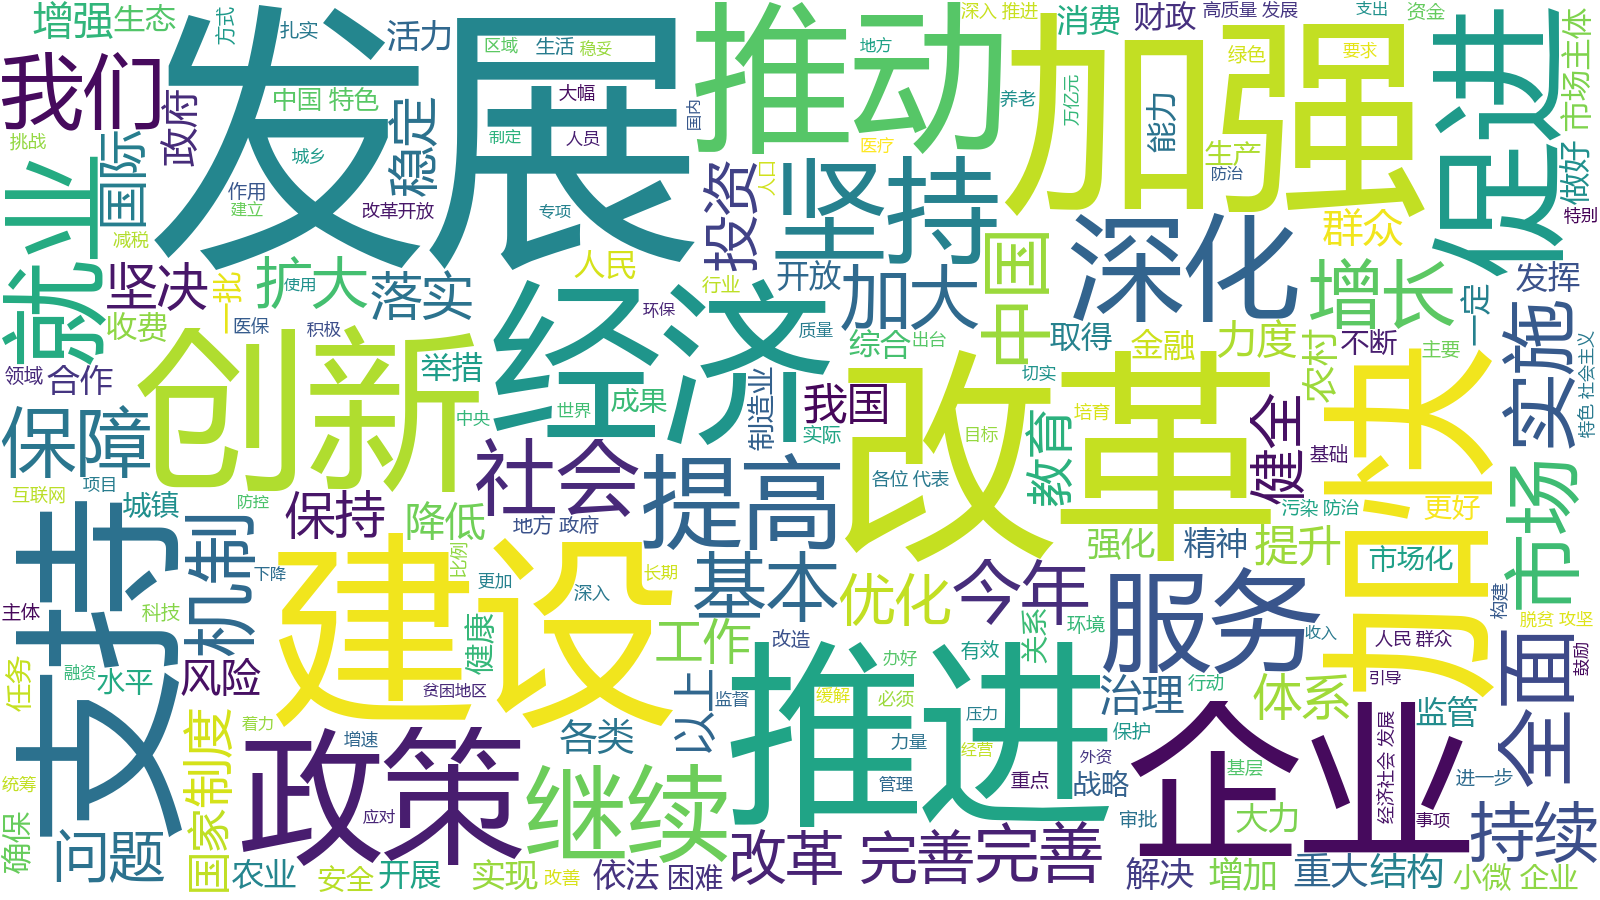

Recreate this plot in Python.
import jieba
from wordcloud import WordCloud

txt='''
各位代表：
现在，我代表国务院，向大会报告政府工作，请予审议，并请全国政协委员提出意见。
一、2018年工作回顾
过去一年是全面贯彻党的十九大精神开局之年，是本届政府依法履职第一年。我国发展面临多年少有的国内外复杂严峻形势，经济出现新的下行压力。在以习近平同志为核心的党中央坚强领导下，全国各族人民以习近平新时代中国特色社会主义思想为指导，砥砺奋进，攻坚克难，完成全年经济社会发展主要目标任务，决胜全面建成小康社会又取得新的重大进展。
——经济运行保持在合理区间。国内生产总值增长6.6%，总量突破90万亿元。经济增速与用电、货运等实物量指标相匹配。居民消费价格上涨2.1%。国际收支基本平衡。城镇新增就业1361万人、调查失业率稳定在5%左右的较低水平。近14亿人口的发展中大国，实现了比较充分就业。
——经济结构不断优化。消费拉动经济增长作用进一步增强。服务业对经济增长贡献率接近60%，高技术产业、装备制造业增速明显快于一般工业，农业再获丰收。单位国内生产总值能耗下降3.1%。质量和效益继续提升。
——发展新动能快速成长。嫦娥四号等一批重大科技创新成果相继问世。新兴产业蓬勃发展，传统产业加快转型升级。大众创业万众创新深入推进，日均新设企业超过1.8万户，市场主体总量超过1亿户。新动能正在深刻改变生产生活方式、塑造中国发展新优势。
——改革开放取得新突破。国务院及地方政府机构改革顺利实施。重点领域改革迈出新的步伐，市场准入负面清单制度全面实行，简政放权、放管结合、优化服务改革力度加大，营商环境国际排名大幅上升。对外开放全方位扩大，共建“一带一路”取得重要进展。首届中国国际进口博览会成功举办，海南自贸试验区启动建设。货物进出口总额超过30万亿元，实际使用外资1383亿美元、稳居发展中国家首位。
——三大攻坚战开局良好。防范化解重大风险，宏观杠杆率趋于稳定，金融运行总体平稳。精准脱贫有力推进，农村贫困人口减少1386万，易地扶贫搬迁280万人。污染防治得到加强，细颗粒物（PM2.5）浓度继续下降，生态文明建设成效显著。
——人民生活持续改善。居民人均可支配收入实际增长6.5%。提高个人所得税起征点，设立6项专项附加扣除。加大基本养老、基本医疗等保障力度，资助各类学校家庭困难学生近1亿人次。棚户区住房改造620多万套，农村危房改造190万户。城乡居民生活水平又有新提高。
我们隆重庆祝改革开放40周年，深刻总结改革开放的伟大成就和宝贵经验，郑重宣示在新时代将改革开放进行到底的坚定决心，激励全国各族人民接续奋斗，再创新的历史伟业。
回顾过去一年，成绩来之不易。我们面对的是深刻变化的外部环境。经济全球化遭遇波折，多边主义受到冲击，国际金融市场震荡，特别是中美经贸摩擦给一些企业生产经营、市场预期带来不利影响。我们面对的是经济转型阵痛凸显的严峻挑战。新老矛盾交织，周期性、结构性问题叠加，经济运行稳中有变、变中有忧。我们面对的是两难多难问题增多的复杂局面。实现稳增长、防风险等多重目标，完成经济社会发展等多项任务，处理好当前与长远等多种关系，政策抉择和工作推进的难度明显加大。经过全国上下共同努力，我国经济发展在高基数上总体平稳、稳中有进，社会大局保持稳定。这再次表明，在中国共产党领导下，中国人民有战胜任何艰难险阻的勇气、智慧和力量，中国的发展没有过不去的坎。
一年来，我们深入贯彻以习近平同志为核心的党中央决策部署，坚持稳中求进工作总基调，统筹稳增长、促改革、调结构、惠民生、防风险，稳妥应对中美经贸摩擦，着力稳就业、稳金融、稳外贸、稳外资、稳投资、稳预期，主要做了以下工作。
一是创新和完善宏观调控，经济保持平稳运行。面对新情况新变化，我们坚持不搞“大水漫灌”式强刺激，保持宏观政策连续性稳定性，在区间调控基础上加强定向、相机调控，主动预调、微调。坚持实施积极的财政政策，着力减税降费、补短板调结构。下调增值税税率，扩大享受税收优惠小微企业范围，出台鼓励研发创新等税收政策。全年为企业和个人减税降费约1.3万亿元。优化财政支出结构，盘活财政存量资金，重点领域支出得到保障。坚持实施稳健的货币政策，引导金融支持实体经济。针对融资难融资贵问题，先后4次降低存款准备金率，多措并举缓解民营和小微企业资金紧张状况，融资成本上升势头得到初步遏制。及时应对股市、债市异常波动，人民币汇率基本稳定，外汇储备保持在3万亿美元以上。
二是扎实打好三大攻坚战，重点任务取得积极进展。制定并有序实施三大攻坚战三年行动方案。稳步推进结构性去杠杆，稳妥处置金融领域风险，防控地方政府债务风险，改革完善房地产市场调控机制。深入推进精准脱贫，加强扶贫力量，加大资金投入，强化社会帮扶，贫困地区自我发展能力稳步提高。全面开展蓝天、碧水、净土保卫战。优化能源和运输结构。稳妥推进北方地区“煤改气”“煤改电”。全面建立河长制、湖长制。化肥农药使用量实现双下降。加强生态环保督察执法。积极应对气候变化。
三是深化供给侧结构性改革，实体经济活力不断释放。加大“破、立、降”力度。推进钢铁、煤炭行业市场化去产能。实施稳投资举措，制造业投资、民间投资增速明显回升。出台促进居民消费政策。全面推进“互联网+”，运用新技术新模式改造传统产业。深入推进简政减税减费。取消一批行政许可事项，“证照分离”改革在全国推开，企业开办时间大幅压缩，工业生产许可证种类压减三分之一以上。“双随机、一公开”监管全面实施。清理规范各类涉企收费，推动降低用能、用网和物流等成本。深化“互联网+政务服务”，各地探索推广一批有特色的改革举措，企业和群众办事便利度不断提高。
四是深入实施创新驱动发展战略，创新能力和效率进一步提升。大力优化创新生态，调动各类创新主体积极性。深化科技管理体制改革，推进关键核心技术攻关，加强重大科技基础设施、科技创新中心等建设。强化企业技术创新主体地位，将提高研发费用加计扣除比例政策扩大至所有企业。制定支持双创深入发展的政策措施。技术合同成交额增长30%以上。科技进步贡献率提高到58.5%。
五是加大改革开放力度，发展动力继续增强。深化国资国企改革，国有企业优化重组、提质增效取得新进展。针对民营企业发展遇到的困难和问题，千方百计帮助解忧纾困。推进财税体制改革，预算绩效管理改革全面启动。改革金融监管体制，完善利率、汇率市场化形成机制。农业农村、社会事业、生态环保等领域改革不断深化。推出对外开放一系列重大举措。共建“一带一路”引领效应持续释放，同沿线国家的合作机制不断健全，经贸合作和人文交流加快推进。出台稳外贸政策，货物通关时间压缩一半以上。下调部分商品进口关税，关税总水平由9.8%降至7.5%。新设一批跨境电商综合试验区。复制推广自贸试验区改革经验。大幅压缩外资准入负面清单，扩大金融、汽车等行业开放，一批重大外资项目落地，新设外资企业增长近70%。
六是统筹城乡区域发展，良性互动格局加快形成。乡村振兴战略有力实施，粮食总产量保持在1.3万亿斤以上。新型城镇化扎实推进，近1400万农业转移人口在城镇落户。推进西部开发、东北振兴、中部崛起、东部率先发展，出台一批改革创新举措。京津冀协同发展取得明显进展，长江经济带生态优先、绿色发展格局不断巩固。粤港澳大湾区规划建设迈出实质性步伐，港珠澳大桥建成通车。加大对革命老区、民族地区、边疆地区、贫困地区改革发展支持力度。新增高速铁路运营里程4100公里，新建改建高速公路6000多公里、农村公路30多万公里。城乡区域发展协调性持续增强。
七是坚持在发展中保障和改善民生，改革发展成果更多更公平惠及人民群众。针对外部环境变化给就业带来的影响，及时出台稳就业举措。大力推动义务教育教师工资待遇政策落实，加强乡村小规模学校和乡镇寄宿制学校建设，促进高等教育内涵式发展。建立企业职工基本养老保险基金中央调剂制度，提高退休人员基本养老金，城乡居民基础养老金最低标准从每月70元提高到88元。继续提高优抚、低保等标准，残疾人“两项补贴”惠及所有符合条件人员。加强退役军人服务管理工作，维护退役军人合法权益。深化医疗、医保、医药联动改革。稳步推进分级诊疗。提高居民基本医保补助标准和大病保险报销比例。加快新药审评审批改革，17种抗癌药大幅降价并纳入国家医保目录。加快推进文化惠民工程，持续加强基层公共文化服务。全民健身蓬勃开展，体育健儿在国际大赛上再创佳绩。
八是推进法治政府建设和治理创新，保持社会和谐稳定。提请全国人大常委会审议法律议案18件，制定修订行政法规37部。改革调整政府机构设置和职能配置。深入开展国务院大督查，推动改革发展政策和部署落实。发挥审计监督作用。改革完善城乡基层治理。创新信访工作方式。改革和加强应急管理，及时有效应对重大自然灾害，生产安全事故总量和重特大事故数量继续下降。加强食品药品安全监管，严厉查处长春长生公司等问题疫苗案件。健全国家安全体系。强化社会治安综合治理，开展扫黑除恶专项斗争，依法打击各类违法犯罪，平安中国建设取得新进展。
认真贯彻党中央全面从严治党战略部署，加强党风廉政建设。推进“两学一做”学习教育常态化制度化。严格落实中央八项规定及其实施细则精神，坚定不移纠正“四风”。严肃查处各类违法违规行为，惩处腐败分子，反腐败斗争取得压倒性胜利。
过去一年，中国特色大国外交取得新成就。成功举办博鳌亚洲论坛年会、上合组织青岛峰会、中非合作论坛北京峰会等重大主场外交活动。习近平主席等国家领导人出访多国，出席亚太经合组织领导人非正式会议、二十国集团领导人峰会、金砖国家领导人会晤、亚欧首脑会议、东亚合作领导人系列会议等重大活动。同主要大国关系总体稳定，同周边国家关系全面发展，同发展中国家团结合作纽带更加牢固。推动构建新型国际关系，推动构建人类命运共同体。坚定维护国家主权、安全、发展利益。经济外交、人文交流成果丰硕。中国致力于促进世界和平与发展，作出了世人共睹的重要贡献。
各位代表！
过去一年取得的成绩，是以习近平同志为核心的党中央坚强领导的结果，是习近平新时代中国特色社会主义思想科学指引的结果，是全党全军全国各族人民团结奋斗的结果。我代表国务院，向全国各族人民，向各民主党派、各人民团体和各界人士，表示诚挚感谢！向香港特别行政区同胞、澳门特别行政区同胞、台湾同胞和海外侨胞，表示诚挚感谢！向关心和支持中国现代化建设的各国政府、国际组织和各国朋友，表示诚挚感谢！
思危方能居安。在充分肯定成绩的同时，要清醒看到我国发展面临的问题和挑战。世界经济增速放缓，保护主义、单边主义加剧，国际大宗商品价格大幅波动，不稳定不确定因素明显增加，外部输入性风险上升。国内经济下行压力加大，消费增速减慢，有效投资增长乏力。实体经济困难较多，民营和小微企业融资难融资贵问题尚未有效缓解，营商环境与市场主体期待还有较大差距。自主创新能力不强，关键核心技术短板问题凸显。一些地方财政收支矛盾较大。金融等领域风险隐患依然不少。深度贫困地区脱贫攻坚困难较多。生态保护和污染防治任务仍然繁重。在教育、医疗、养老、住房、食品药品安全、收入分配等方面，群众还有不少不满意的地方。去年还发生了多起公共安全事件和重大生产安全事故，教训极其深刻。政府工作存在不足，一些改革发展举措落实不到位，形式主义、官僚主义仍然突出，督查检查考核过多过频、重留痕轻实绩，加重基层负担。少数干部懒政怠政。一些领域腐败问题仍然多发。我们一定要直面问题和挑战，勇于担当，恪尽职守，竭尽全力做好工作，决不辜负人民期待！
二、2019年经济社会发展总体要求和政策取向
今年是新中国成立70周年，是全面建成小康社会、实现第一个百年奋斗目标的关键之年。做好政府工作，要在以习近平同志为核心的党中央坚强领导下，以习近平新时代中国特色社会主义思想为指导，全面贯彻党的十九大和十九届二中、三中全会精神，统筹推进“五位一体”总体布局，协调推进“四个全面”战略布局，坚持稳中求进工作总基调，坚持新发展理念，坚持推动高质量发展，坚持以供给侧结构性改革为主线，坚持深化市场化改革、扩大高水平开放，加快建设现代化经济体系，继续打好三大攻坚战，着力激发微观主体活力，创新和完善宏观调控，统筹推进稳增长、促改革、调结构、惠民生、防风险、保稳定工作，保持经济运行在合理区间，进一步稳就业、稳金融、稳外贸、稳外资、稳投资、稳预期，提振市场信心，增强人民群众获得感、幸福感、安全感，保持经济持续健康发展和社会大局稳定，为全面建成小康社会收官打下决定性基础，以优异成绩庆祝中华人民共和国成立70周年。
综合分析国内外形势，今年我国发展面临的环境更复杂更严峻，可以预料和难以预料的风险挑战更多更大，要做好打硬仗的充分准备。困难不容低估，信心不可动摇，干劲不能松懈。我国发展仍处于重要战略机遇期，拥有足够的韧性、巨大的潜力和不断迸发的创新活力，人民群众追求美好生活的愿望十分强烈。我们有战胜各种困难挑战的坚定意志和能力，经济长期向好趋势没有也不会改变。
今年经济社会发展的主要预期目标是：国内生产总值增长6%－6.5%；城镇新增就业1100万人以上，城镇调查失业率5.5%左右，城镇登记失业率4.5%以内；居民消费价格涨幅3%左右；国际收支基本平衡，进出口稳中提质；宏观杠杆率基本稳定，金融财政风险有效防控；农村贫困人口减少1000万以上，居民收入增长与经济增长基本同步；生态环境进一步改善，单位国内生产总值能耗下降3%左右，主要污染物排放量继续下降。上述主要预期目标，体现了推动高质量发展要求，符合我国发展实际，与全面建成小康社会目标相衔接，是积极稳妥的。实现这些目标，需要付出艰苦努力。
要正确把握宏观政策取向，继续实施积极的财政政策和稳健的货币政策，实施就业优先政策，加强政策协调配合，确保经济运行在合理区间，促进经济社会持续健康发展。
积极的财政政策要加力提效。今年赤字率拟按2.8%安排，比去年预算高0.2个百分点；财政赤字2.76万亿元，其中中央财政赤字1.83万亿元，地方财政赤字9300亿元。适度提高赤字率，综合考虑了财政收支、专项债券发行等因素，也考虑为应对今后可能出现的风险留出政策空间。今年财政支出超过23万亿元，增长6.5%。中央对地方均衡性转移支付增长10.9%。改革完善县级基本财力保障机制，缓解困难地区财政运转压力，决不让基本民生保障出问题。
稳健的货币政策要松紧适度。广义货币M2和社会融资规模增速要与国内生产总值名义增速相匹配，以更好满足经济运行保持在合理区间的需要。在实际执行中，既要把好货币供给总闸门，不搞“大水漫灌”，又要灵活运用多种货币政策工具，疏通货币政策传导渠道，保持流动性合理充裕，有效缓解实体经济特别是民营和小微企业融资难融资贵问题，防范化解金融风险。深化利率市场化改革，降低实际利率水平。完善汇率形成机制，保持人民币汇率在合理均衡水平上的基本稳定。
就业优先政策要全面发力。就业是民生之本、财富之源。今年首次将就业优先政策置于宏观政策层面，旨在强化各方面重视就业、支持就业的导向。当前和今后一个时期，我国就业总量压力不减、结构性矛盾凸显，新的影响因素还在增加，必须把就业摆在更加突出位置。稳增长首要是为保就业。今年城镇新增就业要在实现预期目标的基础上，力争达到近几年的实际规模，既保障城镇劳动力就业，也为农业富余劳动力转移就业留出空间。只要就业稳、收入增，我们就更有底气。
要继续坚持以供给侧结构性改革为主线，在“巩固、增强、提升、畅通”八个字上下功夫。更多采取改革的办法，更多运用市场化、法治化手段，巩固“三去一降一补”成果，增强微观主体活力，提升产业链水平，畅通国民经济循环，推动经济高质量发展。
要继续打好三大攻坚战，精准发力、务求实效。防范化解重大风险要强化底线思维，坚持结构性去杠杆，防范金融市场异常波动，稳妥处理地方政府债务风险，防控输入性风险。精准脱贫要坚持现行标准，聚焦深度贫困地区和特殊贫困群体，加大攻坚力度，提高脱贫质量。污染防治要聚焦打赢蓝天保卫战等重点任务，统筹兼顾、标本兼治，使生态环境质量持续改善。
做好今年政府工作，要注重把握好以下关系。一要统筹好国内与国际的关系，凝心聚力办好自己的事。我国仍处于并将长期处于社会主义初级阶段，仍是世界最大发展中国家。发展是解决我国一切问题的基础和关键，必须牢牢扭住经济建设这个中心，毫不动摇坚持发展是硬道理、发展应该是科学发展和高质量发展的战略思想，不断解放和发展社会生产力。在国际形势复杂多变的背景下，我们要保持战略定力，按确定的目标和部署推进工作，更好利用国际国内两个市场两种资源，敢于应对挑战，善于化危为机，牢牢把握发展主动权。二要平衡好稳增长与防风险的关系，确保经济持续健康发展。长期积累的诸多风险隐患必须加以化解，但要遵循规律，讲究方式方法，按照坚定、可控、有序、适度要求，在发展中逐步化解，坚决避免发生系统性、区域性风险。在当前经济下行压力加大情况下，出台政策和工作举措要有利于稳预期、稳增长、调结构，防控风险要把握好节奏和力度，防止紧缩效应叠加放大，决不能让经济运行滑出合理区间。同时，也不能只顾眼前，采取损害长期发展的短期强刺激政策，产生新的风险隐患。三要处理好政府与市场的关系，依靠改革开放激发市场主体活力。只要市场主体有活力，就能增强内生发展动力、顶住经济下行压力。要大力推进改革开放，加快建立统一开放、竞争有序的现代市场体系，放宽市场准入，加强公正监管，打造法治化、国际化、便利化的营商环境，让各类市场主体更加活跃。从根本上说，市场活力和社会创造力源于亿万人民积极性的发挥。要坚持以人民为中心的发展思想，尽力而为、量力而行，切实保障基本民生，推动解决重点民生问题，促进社会公平正义，让人民过上好日子。中国人民勤劳智慧，具有无限的创新创造潜能，只要充分释放出来，中国的发展就一定会有更为广阔空间。
三、2019年政府工作任务
今年经济社会发展任务重、挑战多、要求高。我们要突出重点、把握关键，扎实做好各项工作。
（一）继续创新和完善宏观调控，确保经济运行在合理区间。坚持以市场化改革的思路和办法破解发展难题，发挥好宏观政策逆周期调节作用，丰富和灵活运用财政、货币、就业政策工具，增强调控前瞻性、针对性和有效性，为经济平稳运行创造条件。
实施更大规模的减税。普惠性减税与结构性减税并举，重点降低制造业和小微企业税收负担。深化增值税改革，将制造业等行业现行16%的税率降至13%，将交通运输业、建筑业等行业现行10%的税率降至9%，确保主要行业税负明显降低；保持6%一档的税率不变，但通过采取对生产、生活性服务业增加税收抵扣等配套措施，确保所有行业税负只减不增，继续向推进税率三档并两档、税制简化方向迈进。抓好年初出台的小微企业普惠性减税政策落实。这次减税，着眼“放水养鱼”、增强发展后劲并考虑财政可持续，是减轻企业负担、激发市场活力的重大举措，是完善税制、优化收入分配格局的重要改革，是宏观政策支持稳增长、保就业、调结构的重大抉择。
明显降低企业社保缴费负担。下调城镇职工基本养老保险单位缴费比例，各地可降至16%。稳定现行征缴方式，各地在征收体制改革过程中不得采取增加小微企业实际缴费负担的做法，不得自行对历史欠费进行集中清缴。继续执行阶段性降低失业和工伤保险费率政策。今年务必使企业特别是小微企业社保缴费负担有实质性下降。加快推进养老保险省级统筹改革，继续提高企业职工基本养老保险基金中央调剂比例、划转部分国有资本充实社保基金。我们既要减轻企业缴费负担，又要保障职工社保待遇不受影响、养老金合理增长并按时足额发放，使社保基金可持续、企业与职工同受益。
确保减税降费落实到位。减税降费直击当前市场主体的痛点和难点，是既公平又有效率的政策。全年减轻企业税收和社保缴费负担近2万亿元。这会给各级财政带来很大压力。为支持企业减负，各级政府要过紧日子，想方设法筹集资金。中央财政要开源节流，增加特定国有金融机构和央企上缴利润，一般性支出压减5%以上、“三公”经费再压减3%左右，长期沉淀资金一律收回。地方政府也要主动挖潜，大力优化支出结构，多渠道盘活各类资金和资产。我们要切实让市场主体特别是小微企业有明显减税降费感受，坚决兑现对企业和社会的承诺，困难再多也一定要把这件大事办成办好。
着力缓解企业融资难融资贵问题。改革完善货币信贷投放机制，适时运用存款准备金率、利率等数量和价格手段，引导金融机构扩大信贷投放、降低贷款成本，精准有效支持实体经济，不能让资金空转或脱实向虚。加大对中小银行定向降准力度，释放的资金全部用于民营和小微企业贷款。支持大型商业银行多渠道补充资本，增强信贷投放能力，鼓励增加制造业中长期贷款和信用贷款。今年国有大型商业银行小微企业贷款要增长30%以上。清理规范银行及中介服务收费。完善金融机构内部考核机制，激励加强普惠金融服务，切实使中小微企业融资紧张状况有明显改善，综合融资成本必须有明显降低。
有效发挥地方政府债券作用。今年拟安排地方政府专项债券2.15万亿元，比去年增加8000亿元，为重点项目建设提供资金支持，也为更好防范化解地方政府债务风险创造条件。合理扩大专项债券使用范围。继续发行一定数量的地方政府置换债券，减轻地方利息负担。鼓励采取市场化方式，妥善解决融资平台到期债务问题，不能搞“半拉子”工程。
多管齐下稳定和扩大就业。扎实做好高校毕业生、退役军人、农民工等重点群体就业工作，加强对城镇各类就业困难人员的就业帮扶。对招用农村贫困人口、城镇登记失业半年以上人员的各类企业，三年内给予定额税费减免。加强对灵活就业、新就业形态的支持。坚决防止和纠正就业中的性别和身份歧视。实施职业技能提升行动，从失业保险基金结余中拿出1000亿元，用于1500万人次以上的职工技能提升和转岗转业培训。健全技术工人职业发展机制和政策。加快发展现代职业教育，既有利于缓解当前就业压力，也是解决高技能人才短缺的战略之举。改革完善高职院校考试招生办法，鼓励更多应届高中毕业生和退役军人、下岗职工、农民工等报考，今年大规模扩招100万人。扩大高职院校奖助学金覆盖面、提高补助标准，加快学历证书和职业技能等级证书互通衔接。改革高职院校办学体制，加强师资队伍建设，提高办学质量。引导一批普通本科高校转为应用型大学。中央财政大幅增加对高职院校的投入，地方财政也要加强支持。设立中等职业教育国家奖学金。支持企业和社会力量兴办职业教育，加快产教融合实训基地建设。我们要以现代职业教育的大改革大发展，加快培养国家发展急需的各类技术技能人才，让更多青年凭借一技之长实现人生价值，让三百六十行人才荟萃、繁星璀璨。
（二）激发市场主体活力，着力优化营商环境。我国有上亿市场主体，而且还在不断增加。把市场主体的活跃度保持住、提上去，是促进经济平稳增长的关键所在。要深化“放管服”改革，降低制度性交易成本，下硬功夫打造好发展软环境。
以简审批优服务便利投资兴业。市场配置资源是最有效率的形式。要进一步缩减市场准入负面清单，推动“非禁即入”普遍落实。政府要坚决把不该管的事项交给市场，最大限度减少对资源的直接配置，审批事项应减尽减，确需审批的要简化流程和环节，让企业多用时间跑市场、少费功夫跑审批。今年，要对所有涉企经营许可事项实行“证照分离”改革，使企业更便捷拿到营业执照并尽快正常运营，坚决克服“准入不准营”的现象；在全国推开工程建设项目审批制度改革，使全流程审批时间大幅缩短。继续压缩专利审查和商标注册时间。推行网上审批和服务，抓紧建成全国一体化在线政务服务平台，加快实现一网通办、异地可办，使更多事项不见面办理，确需到现场办的要“一窗受理、限时办结”“最多跑一次”。持续开展“减证便民”改革行动，不能让繁琐证明来回折腾企业和群众。建立政务服务“好差评”制度，服务绩效由企业和群众来评判。政府部门做好服务是本分，服务不好是失职。
以公正监管促进公平竞争。公平竞争是市场经济的核心，公正监管是公平竞争的保障。改革完善公平竞争审查和公正监管制度，加快清理妨碍统一市场和公平竞争的各种规定和做法。政简易从。规则越简约透明，监管越有力有效。国家层面重在制定统一的监管规则和标准，地方政府要把主要力量放在公正监管上。推进“双随机、一公开”跨部门联合监管，推行信用监管和“互联网+监管”改革，优化环保、消防、税务、市场监管等执法方式，对违法者依法严惩、对守法者无事不扰。深化综合行政执法改革，清理规范行政处罚事项，坚决治理多头检查、重复检查。对监管者也要强监管、立规矩，决不允许搞选择性执法、任性执法，决不允许刁难企业和群众。依法打击制售假冒伪劣商品等违法行为，让严重违法者付出付不起的代价。完善失信联合惩戒机制，促进各类市场主体守法诚信经营。用公正监管管出公平、管出效率、管出活力。
以改革推动降低涉企收费。深化电力市场化改革，清理电价附加收费，降低制造业用电成本，一般工商业平均电价再降低10%。深化收费公路制度改革，推动降低过路过桥费用，治理对客货运车辆不合理审批和乱收费、乱罚款。两年内基本取消全国高速公路省界收费站，实现不停车快捷收费，减少拥堵、便利群众。取消或降低一批铁路、港口收费。专项治理中介服务收费。继续清理规范行政事业性收费。加快收费清单“一张网”建设，让收费公开透明，让乱收费无处藏身。
（三）坚持创新引领发展，培育壮大新动能。发挥我国人力人才资源丰富、国内市场巨大等综合优势，改革创新科技研发和产业化应用机制，大力培育专业精神，促进新旧动能接续转换。
推动传统产业改造提升。围绕推动制造业高质量发展，强化工业基础和技术创新能力，促进先进制造业和现代服务业融合发展，加快建设制造强国。打造工业互联网平台，拓展“智能+”，为制造业转型升级赋能。支持企业加快技术改造和设备更新，将固定资产加速折旧优惠政策扩大至全部制造业领域。强化质量基础支撑，推动标准与国际先进水平对接，提升产品和服务品质，让更多国内外用户选择中国制造、中国服务。
促进新兴产业加快发展。深化大数据、人工智能等研发应用，培育新一代信息技术、高端装备、生物医药、新能源汽车、新材料等新兴产业集群，壮大数字经济。坚持包容审慎监管，支持新业态新模式发展，促进平台经济、共享经济健康成长。加快在各行业各领域推进“互联网+”。持续推动网络提速降费。开展城市千兆宽带入户示范，改造提升远程教育、远程医疗网络，推动移动网络扩容升级，让用户切实感受到网速更快更稳定。今年中小企业宽带平均资费再降低15%，移动网络流量平均资费再降低20%以上，在全国实行“携号转网”，规范套餐设置，使降费实实在在、消费者明明白白。
提升科技支撑能力。加大基础研究和应用基础研究支持力度，强化原始创新，加强关键核心技术攻关。抓紧布局国家实验室，重组国家重点实验室体系。完善重大科技项目组织管理。健全以企业为主体的产学研一体化创新机制，支持企业牵头实施重大科技项目。加快建设科技创新资源开放共享平台，强化对中小企业的技术创新服务。扩大国际创新合作。全面加强知识产权保护，健全知识产权侵权惩罚性赔偿制度，促进发明创造和转化运用。科技创新本质上是人的创造性活动。要充分尊重和信任科研人员，赋予创新团队和领军人才更大的人财物支配权和技术路线决策权。进一步提高基础研究项目间接经费占比，开展项目经费使用“包干制”改革试点，不设科目比例限制，由科研团队自主决定使用。完善科技成果评价机制。要在推动科技体制改革举措落地见效上下功夫，决不能让改革政策停留在口头上、纸面上。大力简除烦苛，使科研人员潜心向学、创新突破。加强科研伦理和学风建设，惩戒学术不端，力戒浮躁之风。我国有世界上最大规模的科技人才队伍，营造良好的科研生态，就一定能够迎来各类英才竞现、创新成果泉涌的生动局面。
进一步把大众创业万众创新引向深入。鼓励更多社会主体创新创业，拓展经济社会发展空间，加强全方位服务，发挥双创示范基地带动作用。强化普惠性支持，落实好小规模纳税人增值税起征点从月销售额3万元提高到10万元等税收优惠政策。改革完善金融支持机制，设立科创板并试点注册制，鼓励发行双创金融债券，扩大知识产权质押融资，支持发展创业投资。改革完善人才培养、使用、评价机制，优化归国留学人员和外籍人才服务。把面向市场需求和弘扬人文精神结合起来，善聚善用各类人才，中国创新一定能更好发展，为人类文明进步作出应有贡献。
（四）促进形成强大国内市场，持续释放内需潜力。充分发挥消费的基础作用、投资的关键作用，稳定国内有效需求，为经济平稳运行提供有力支撑。
推动消费稳定增长。多措并举促进城乡居民增收，增强消费能力。落实好新修订的个人所得税法，使符合减税政策的约8000万纳税人应享尽享。要顺应消费需求的新变化，多渠道增加优质产品和服务供给，加快破除民间资本进入的堵点。我国60岁以上人口已达2.5亿。要大力发展养老特别是社区养老服务业，对在社区提供日间照料、康复护理、助餐助行等服务的机构给予税费减免、资金支持、水电气热价格优惠等扶持，新建居住区应配套建设社区养老服务设施，加强农村养老服务设施建设，改革完善医养结合政策，扩大长期护理保险制度试点，让老年人拥有幸福的晚年，后来人就有可期的未来。婴幼儿照护事关千家万户。要针对实施全面两孩政策后的新情况，加快发展多种形式的婴幼儿照护服务，支持社会力量兴办托育服务机构，加强儿童安全保障。促进家政服务业提质扩容。发展全域旅游，壮大旅游产业。稳定汽车消费，继续执行新能源汽车购置优惠政策，推动充电、加氢等设施建设。发展消费新业态新模式，促进线上线下消费融合发展，培育消费新增长点。健全农村流通网络，支持电商和快递发展。加强消费者权益保护，让群众放心消费、便利消费。
合理扩大有效投资。紧扣国家发展战略，加快实施一批重点项目。完成铁路投资8000亿元、公路水运投资1.8万亿元，再开工一批重大水利工程，加快川藏铁路规划建设，加大城际交通、物流、市政、灾害防治、民用和通用航空等基础设施投资力度，加强新一代信息基础设施建设。今年中央预算内投资安排5776亿元，比去年增加400亿元。创新项目融资方式，适当降低基础设施等项目资本金比例，用好开发性金融工具，吸引更多民间资本参与重点领域项目建设。落实民间投资支持政策，有序推进政府和社会资本合作。改革完善招投标制度。政府要带头讲诚信守契约，决不能“新官不理旧账”，对拖欠企业的款项年底前要清偿一半以上，决不允许增加新的拖欠。
（五）对标全面建成小康社会任务，扎实推进脱贫攻坚和乡村振兴。坚持农业农村优先发展，加强脱贫攻坚与乡村振兴统筹衔接，确保如期实现脱贫攻坚目标、农民生活达到全面小康水平。
打好精准脱贫攻坚战。重点解决实现“两不愁三保障”面临的突出问题，加大“三区三州”等深度贫困地区脱贫攻坚力度，加强基础设施建设，落实对特殊贫困人口的保障措施。脱贫致富离不开产业支撑，要大力扶持贫困地区发展特色优势产业。开展贫困地区控辍保学专项行动、明显降低辍学率，继续增加重点高校专项招收农村和贫困地区学生人数，用好教育这个阻断贫困代际传递的治本之策。基本完成“十三五”易地扶贫搬迁规划建设任务，加强后续扶持。对摘帽县和脱贫人口的扶持政策要保持一段时间，巩固脱贫成果。完善考核监督，用好中央脱贫攻坚专项巡视成果。越是到脱贫攻坚的关键阶段，越要抓实抓细各项工作，确保脱贫有实效、可持续、经得起历史检验。
抓好农业特别是粮食生产。近14亿中国人的饭碗，必须牢牢端在自己手上。要稳定粮食产量，优化品种结构。加强农田水利建设，新增高标准农田8000万亩以上。稳定生猪等畜禽生产，做好非洲猪瘟等疫病防控。加快农业科技改革创新，大力发展现代种业，加强先进实用技术推广，实施地理标志农产品保护工程，推进农业全程机械化。培育家庭农场、农民合作社等新型经营主体，加强面向小农户的社会化服务，发展多种形式规模经营。扶持主产区发展农产品精深加工。支持返乡入乡创业创新，推动一二三产业融合发展，壮大县域经济。务工收入是农民增收的大头。要根治拖欠农民工工资问题，抓紧制定专门行政法规，确保付出辛劳和汗水的农民工按时拿到应有的报酬。
扎实推进乡村建设。科学编制和实施建设规划，大力改善生产生活条件。加快实施农村饮水安全巩固提升工程，今明两年要解决好饮水困难人口的饮水安全问题，提高6000万农村人口供水保障水平。完成新一轮农村电网升级改造。新建改建农村公路20万公里。继续推进农村危房改造。因地制宜开展农村人居环境整治，推进“厕所革命”、垃圾污水治理，建设美丽乡村。
全面深化农村改革。推广农村土地征收、集体经营性建设用地入市、宅基地制度改革试点成果。深化集体产权、集体林权、国有林区林场、农垦、供销社等改革。改革完善农业支持保护体系，健全粮食价格市场化形成机制，扩大政策性农业保险改革试点，创新和加强农村金融服务。持续深化农村改革，广袤乡村必将焕发新的生机活力。
（六）促进区域协调发展，提高新型城镇化质量。围绕解决发展不平衡不充分问题，改革完善相关机制和政策，促进基本公共服务均等化，推动区域优势互补、城乡融合发展。
优化区域发展格局。制定西部开发开放新的政策措施，西部地区企业所得税优惠等政策到期后继续执行。落实和完善促进东北全面振兴、中部地区崛起、东部率先发展的改革创新举措。京津冀协同发展重在疏解北京非首都功能，高标准建设雄安新区。落实粤港澳大湾区发展规划纲要，促进规则衔接，推动生产要素流动和人员往来便利化。将长三角区域一体化发展上升为国家战略，编制实施发展规划纲要。长江经济带发展要坚持上中下游协同，加强生态保护修复和综合交通运输体系建设，打造高质量发展经济带。支持资源型地区经济转型。加快补齐革命老区、民族地区、边疆地区、贫困地区发展短板。大力发展蓝色经济，保护海洋环境，建设海洋强国。
深入推进新型城镇化。坚持以中心城市引领城市群发展。抓好农业转移人口落户，推动城镇基本公共服务覆盖常住人口。更好解决群众住房问题，落实城市主体责任，改革完善住房市场体系和保障体系，促进房地产市场平稳健康发展。继续推进保障性住房建设和城镇棚户区改造，保障困难群体基本居住需求。继续推进地下综合管廊建设。城镇老旧小区量大面广，要大力进行改造提升，更新水电路气等配套设施，支持加装电梯和无障碍环境建设，健全便民市场、便利店、步行街、停车场等生活服务设施。新型城镇化要处处体现以人为核心，提高柔性化治理、精细化服务水平，让城市更加宜居，更具包容和人文关怀。
（七）加强污染防治和生态建设，大力推动绿色发展。绿色发展是构建现代化经济体系的必然要求，是解决污染问题的根本之策。要改革完善相关制度，协同推动高质量发展与生态环境保护。
持续推进污染防治。巩固扩大蓝天保卫战成果，今年二氧化硫、氮氧化物排放量要下降3%，重点地区细颗粒物（PM2.5）浓度继续下降。持续开展京津冀及周边、长三角、汾渭平原大气污染治理攻坚，加强工业、燃煤、机动车三大污染源治理。做好北方地区清洁取暖工作，确保群众温暖过冬。强化水、土壤污染防治，今年化学需氧量、氨氮排放量要下降2%。加快治理黑臭水体，防治农业面源污染，推进重点流域和近岸海域综合整治。加强固体废弃物和城市垃圾分类处置，促进减量化、资源化、无害化。加强污染防治重大科技攻关。企业作为污染防治主体，必须依法履行环保责任。改革创新环境治理方式，对企业既依法依规监管，又重视合理诉求、加强帮扶指导，对需要达标整改的给予合理过渡期，避免处置措施简单粗暴、一关了之。企业有内在动力和外部压力，污染防治一定能取得更大成效。
壮大绿色环保产业。坚持源头治理，加快火电、钢铁行业超低排放改造，实施重污染行业达标排放改造。调整优化能源结构。推进煤炭清洁化利用。健全天然气产供储销体系。大力发展可再生能源，加快解决风、光、水电消纳问题。加大城市污水管网和处理设施建设力度。促进资源节约集约和循环利用，推广绿色建筑、绿色快递包装。改革完善环境经济政策，健全排污权交易制度，加快发展绿色金融，培育一批专业化环保骨干企业，提升绿色发展能力。
加强生态系统保护修复。推进山水林田湖草生态保护修复工程试点，持续抓好国土绿化，加强荒漠化、石漠化、水土流失治理。加大生物多样性保护力度。继续开展退耕还林还草还湿。深化国家公园体制改革。健全生态补偿机制。绿色发展人人有责，贵在行动、成在坚持。我们要共同努力，让人民群众享有美丽宜居环境。
（八）深化重点领域改革，加快完善市场机制。聚焦突出矛盾和关键环节，推动相关改革深化，健全与高质量发展相适应的体制机制，把市场活力和社会创造力充分释放出来。
加快国资国企改革。加强和完善国有资产监管，推进国有资本投资、运营公司改革试点，促进国有资产保值增值。积极稳妥推进混合所有制改革。完善公司治理结构，健全市场化经营机制，建立职业经理人等制度。依法处置“僵尸企业”。深化电力、油气、铁路等领域改革，自然垄断行业要根据不同行业特点实行网运分开，将竞争性业务全面推向市场。国有企业要通过改革创新、强身健体，不断增强发展活力和核心竞争力。
下大气力优化民营经济发展环境。坚持“两个毫不动摇”，鼓励、支持、引导非公有制经济发展。按照竞争中性原则，在要素获取、准入许可、经营运行、政府采购和招投标等方面，对各类所有制企业平等对待。构建亲清新型政商关系，健全政企沟通机制，激发企业家精神，促进民营经济发展升级。保护产权必须坚定不移，对侵权行为要依法惩处，对错案冤案要有错必纠。要努力打造良好营商环境，让企业家安心搞经营、放心办企业。
深化财税金融体制改革。加大预算公开改革力度，全面实施预算绩效管理。深化中央与地方财政事权和支出责任划分改革，推进中央与地方收入划分改革。完善转移支付制度。健全地方税体系，稳步推进房地产税立法。规范地方政府举债融资机制。以服务实体经济为导向，改革优化金融体系结构，发展民营银行和社区银行。改革完善资本市场基础制度，促进多层次资本市场健康稳定发展，提高直接融资特别是股权融资比重。增强保险业风险保障功能。加强金融风险监测预警和化解处置。我国财政金融体系总体稳健，可运用的政策工具多，我们有能力守住不发生系统性风险的底线。
（九）推动全方位对外开放，培育国际经济合作和竞争新优势。进一步拓展开放领域、优化开放布局，继续推动商品和要素流动型开放，更加注重规则等制度型开放，以高水平开放带动改革全面深化。
促进外贸稳中提质。推动出口市场多元化。扩大出口信用保险覆盖面。改革完善跨境电商等新业态扶持政策。推动服务贸易创新发展，引导加工贸易转型升级、向中西部转移，发挥好综合保税区作用。优化进口结构，积极扩大进口。办好第二届中国国际进口博览会。加快提升通关便利化水平。
加大吸引外资力度。进一步放宽市场准入，缩减外资准入负面清单，允许更多领域实行外资独资经营。落实金融等行业改革开放举措，完善债券市场开放政策。加快与国际通行经贸规则对接，提高政策透明度和执行一致性，营造内外资企业一视同仁、公平竞争的公正市场环境。加强外商合法权益保护。赋予自贸试验区更大改革创新自主权，增设上海自贸试验区新片区，推进海南自贸试验区建设、探索建设中国特色自由贸易港。支持国家级经开区、高新区、新区开展自贸试验区相关改革试点，增强辐射带动作用，打造改革开放新高地。中国投资环境一定会越来越好，各国企业在华发展机遇一定会越来越多。
推动共建“一带一路”。坚持共商共建共享，遵循市场原则和国际通行规则，发挥企业主体作用，推动基础设施互联互通，加强国际产能合作，拓展第三方市场合作。办好第二届“一带一路”国际合作高峰论坛。推动对外投资合作健康有序发展。
促进贸易和投资自由化便利化。中国坚定维护经济全球化和自由贸易，积极参与世贸组织改革。加快构建高标准自贸区网络，推进区域全面经济伙伴关系协定、中日韩自贸区、中欧投资协定谈判，继续推动中美经贸磋商。中国秉持互利合作、共赢发展，一贯主张通过平等协商解决贸易争端。我们对作出的承诺认真履行，对自身合法权益坚决维护。
（十）加快发展社会事业，更好保障和改善民生。今年财政收支平衡压力加大，但基本民生投入确保只增不减。支持社会力量增加非基本公共服务供给，满足群众多层次、多样化需求。
发展更加公平更有质量的教育。深化教育教学改革。推进城乡义务教育一体化发展，加快改善乡村学校办学条件，加强乡村教师队伍建设，抓紧解决城镇学校“大班额”问题，保障进城务工人员随迁子女教育，发展“互联网+教育”，促进优质资源共享。多渠道扩大学前教育供给，无论是公办还是民办幼儿园，只要符合安全标准、收费合理、家长放心，政府都要支持。推进高中阶段教育普及，办好民族教育、特殊教育、继续教育，依法支持民办教育发展。持续抓好义务教育教师工资待遇落实。推进一流大学和一流学科建设，支持中西部建设有特色、高水平大学。今年财力虽然很紧张，国家财政性教育经费占国内生产总值比例继续保持在4%以上，中央财政教育支出安排超过1万亿元。我们要切实把宝贵的资金用好，努力办好人民满意的教育，托起明天的希望。
保障基本医疗卫生服务。继续提高城乡居民基本医保和大病保险保障水平，居民医保人均财政补助标准增加30元，一半用于大病保险。降低并统一大病保险起付线，报销比例由50%提高到60%，进一步减轻大病患者、困难群众医疗负担。加强重大疾病防治。我国受癌症困扰的家庭以千万计，要实施癌症防治行动，推进预防筛查、早诊早治和科研攻关，着力缓解民生的痛点。做好常见慢性病防治，把高血压、糖尿病等门诊用药纳入医保报销。加快儿童药物研发。加强罕见病用药保障。深化医保支付方式改革，优化医保支出结构。抓紧落实和完善跨省异地就医直接结算政策，尽快使异地就医患者在所有定点医院能持卡看病、即时结算，切实便利流动人口和随迁老人。完善药品集中采购和使用机制。深化公立医院综合改革。促进社会办医。发展“互联网+医疗健康”，加快建立远程医疗服务体系，加强基层医疗卫生机构能力建设和医护人员培养，提升分级诊疗和家庭医生签约服务质量。坚持预防为主，将新增基本公共卫生服务财政补助经费全部用于村和社区，务必让基层群众受益。抓好传染病、地方病、青少年近视防治。完善生育配套政策，加强妇幼保健服务。支持中医药事业传承创新发展。加强健康教育和健康管理。药品疫苗攸关生命安全，必须强化全程监管，对违法者要严惩不贷，对失职渎职者要严肃查办，坚决守住人民群众生命健康的防线。
完善社会保障制度和政策。推进多层次养老保障体系建设。继续提高退休人员基本养老金。落实退役军人待遇保障，完善退役士兵基本养老、基本医疗保险接续政策。适当提高城乡低保、专项救助等标准，加强困境儿童保障。加大城镇困难职工脱困力度。提升残疾预防和康复服务水平。我们要尽力为群众救急解困、雪中送炭，基本民生的底线要坚决兜牢。
丰富人民群众精神文化生活。培育和践行社会主义核心价值观，广泛开展群众性精神文明创建活动，大力弘扬奋斗精神、科学精神、劳模精神、工匠精神，汇聚起向上向善的强大力量。加快构建中国特色哲学社会科学。加强互联网内容建设。繁荣文艺创作，发展新闻出版、广播影视和档案等事业。加强文物保护利用和非物质文化遗产传承。推动文化事业和文化产业改革发展，提升基层公共文化服务能力。倡导全民阅读，推进学习型社会建设。深化中外人文交流。广泛开展全民健身活动。扎实做好2020年奥运会、残奥会备战工作，精心筹办北京冬奥会、冬残奥会，办好第七届世界军人运动会。人民群众身心健康，社会就充满活力，国家就繁荣兴旺。
加强和创新社会治理。推动社会治理重心向基层下移，推广促进社会和谐的“枫桥经验”，构建城乡社区治理新格局。引导支持社会组织、人道救助、志愿服务和慈善事业健康发展。健全社会信用体系。保障妇女、儿童、老人、残疾人合法权益。改进信访工作，依法及时解决群众合理诉求。加强社会心理服务。健全国家应急体系，提高防灾减灾救灾能力。加强安全生产，防范遏制重特大事故。做好地震、气象、水文、地质、测绘等工作。健全公共法律服务体系，深化普法宣传教育。加强国家安全能力建设。完善立体化社会治安防控体系，深入推进扫黑除恶专项斗争，依法惩治盗抢骗黄赌毒等违法犯罪活动，打击非法集资、传销等经济犯罪，整治侵犯公民个人信息等突出问题，坚决守护好人民群众的平安生活。
各位代表！
新的形势和任务，对政府工作提出了新的更高要求。各级政府要树牢“四个意识”，坚定“四个自信”，坚决做到“两个维护”，自觉在思想上政治上行动上同以习近平同志为核心的党中央保持高度一致，落实全面从严治党要求，勇于自我革命，深入推进简政放权，加快转职能、提效能，增强政府公信力和执行力，更好满足人民对美好生活的新期待。
坚持依法全面履职。深入贯彻全面依法治国基本方略，严格遵守宪法法律，把政府活动全面纳入法治轨道。各级政府要依法接受同级人大及其常委会的监督，自觉接受人民政协的民主监督，主动接受社会和舆论监督，让权力在阳光下运行。政府干的，都应是人民盼的。要坚持科学、民主、依法决策，认真听取人大代表、政协委员意见，听取民主党派、工商联、无党派人士和各人民团体意见，听取社会公众和企业意见，使各项政策符合基本国情和客观实际，更接地气、更合民意。全面推进政务公开。支持工会、共青团、妇联等群团组织更好发挥作用。全面落实行政执法责任制和问责制，对一切违法违规的行为都要坚决查处，对一切执法不公正不文明的现象都要坚决整治，对所有行政不作为的人员都要坚决追责。
深入推进党风廉政建设。扎实开展“不忘初心、牢记使命”主题教育。认真贯彻落实中央八项规定及其实施细则精神，持之以恒纠治“四风”。加强廉洁政府建设，一体推进不敢腐、不能腐、不想腐。强化审计监督。政府工作人员要自觉接受法律监督、监察监督和人民监督。衡量政绩最终是看结果。各级政府要坚决反对和整治一切形式主义、官僚主义，让干部从文山会海、迎评迎检、材料报表中解脱出来，把精力用在解决实际问题上。压减和规范督查检查考核事项，实施“互联网+督查”。减少开会和发文数量，今年国务院及其部门要带头大幅精简会议、坚决把文件压减三分之一以上。
切实强化责任担当。中国改革发展的巨大成就，是广大干部群众筚路蓝缕、千辛万苦干出来的。实现“两个一百年”奋斗目标，成就中国人民的幸福与追求，还得长期不懈地干。为政以公，行胜于言。各级政府及其工作人员要求真务实、力戒浮华，以推动改革发展的成果说话，以干事创业的实绩交卷。健全激励约束机制和尽职免责机制，营造干部愿干事、敢干事、能干成事的环境。更好发挥中央和地方两个积极性，尊重基层和群众首创精神，为地方大胆探索提供激励、留足空间。广大干部要树立强烈的事业心和进取心，事不避难、义不逃责，埋头苦干、结合实际创造性地干，努力干出无愧于人民的新业绩，干出中国发展的新辉煌。
各位代表！
我们要坚持和完善民族区域自治制度，全面贯彻党的民族政策，深化民族团结进步教育，铸牢中华民族共同体意识，促进各民族和睦相处、和衷共济、和谐发展。加大对民族地区和人口较少民族发展的支持，深入实施兴边富民行动，同心协力建设56个民族共同团结奋斗、共同繁荣发展的美好家园。
我们要全面贯彻党的宗教工作基本方针，坚持我国宗教的中国化方向，依法管理宗教事务，发挥宗教界人士和信教群众在促进经济社会发展中的积极作用。
我们要认真落实侨务政策，保障海外侨胞和归侨侨眷合法权益，改善和加强服务，发挥好他们的独特优势和重要作用，画好海内外中华儿女的最大同心圆，汇聚起共创辉煌的澎湃力量。
各位代表！
过去一年，国防和军队建设扎实推进，强军事业展现许多新气象新作为。新的一年，要继续以党在新时代的强军目标为引领，牢固确立习近平强军思想在国防和军队建设中的指导地位，深入推进政治建军、改革强军、科技兴军、依法治军。坚持党对军队绝对领导的根本原则和制度，全面深入贯彻军委主席负责制。贯彻新时代军事战略方针，提高实战化军事训练水平，坚决维护国家主权、安全、发展利益。继续深化国防和军队改革，建立健全中国特色社会主义军事政策制度体系。加强和完善国防教育、国防动员体系建设，增强全民国防意识。深入实施军民融合发展战略，加快国防科技创新步伐。各级政府要大力关心支持国防和军队建设，深入开展“双拥”活动，让军政军民团结之树根深叶茂、永葆常青。
各位代表！
我们要继续全面准确贯彻“一国两制”、“港人治港”、“澳人治澳”、高度自治的方针，严格依照宪法和基本法办事。全力支持香港、澳门特别行政区政府和行政长官依法施政。支持港澳抓住共建“一带一路”和粤港澳大湾区建设的重大机遇，更好发挥自身优势，全面深化与内地互利合作。我们坚信，香港、澳门一定能与祖国内地同发展共进步、一定能保持长期繁荣稳定。
我们要坚持对台工作大政方针。全面贯彻落实习近平总书记在《告台湾同胞书》发表40周年纪念会上的重要讲话精神，坚持一个中国原则和“九二共识”，推动两岸关系和平发展、推进祖国和平统一进程。坚决反对和遏制“台独”分裂图谋和行径，坚决维护国家主权和领土完整。深化两岸融合发展，持续扩大两岸经济文化交流合作。两岸同胞同根相系、同命相连，应携手共创共享全体中国人的美好未来。
各位代表！
当今世界面临百年未有之大变局。我们将坚定不移走和平发展道路、奉行互利共赢的开放战略，坚定维护多边主义和以联合国为核心的国际体系。积极参与全球治理体系的改革完善，坚定维护开放型世界经济，推动构建人类命运共同体。加强与主要大国沟通对话与协调合作，深化同周边国家关系，拓展与发展中国家互利合作。积极为妥善应对全球性挑战和解决地区热点问题提供更多中国建设性方案。中国愿与各国携手合作、同舟共济，为促进世界持久和平与共同发展作出新的贡献。
各位代表！
奋斗创造历史，实干成就未来。我们要更加紧密地团结在以习近平同志为核心的党中央周围，高举中国特色社会主义伟大旗帜，以习近平新时代中国特色社会主义思想为指导，迎难而上，开拓进取，以经济社会发展的优异成绩迎接中华人民共和国成立70周年，为决胜全面建成小康社会、夺取新时代中国特色社会主义伟大胜利，为把我国建设成为富强民主文明和谐美丽的社会主义现代化强国、实现中华民族伟大复兴的中国梦不懈奋斗！
'''

words=jieba.lcut(txt)
newtxt=' '.join(words)
wordcloud=WordCloud(font_path='msyh.ttc',background_color='white',width=1600,height=900).generate(newtxt)
wordcloud.to_file('政府工作报告.png')
